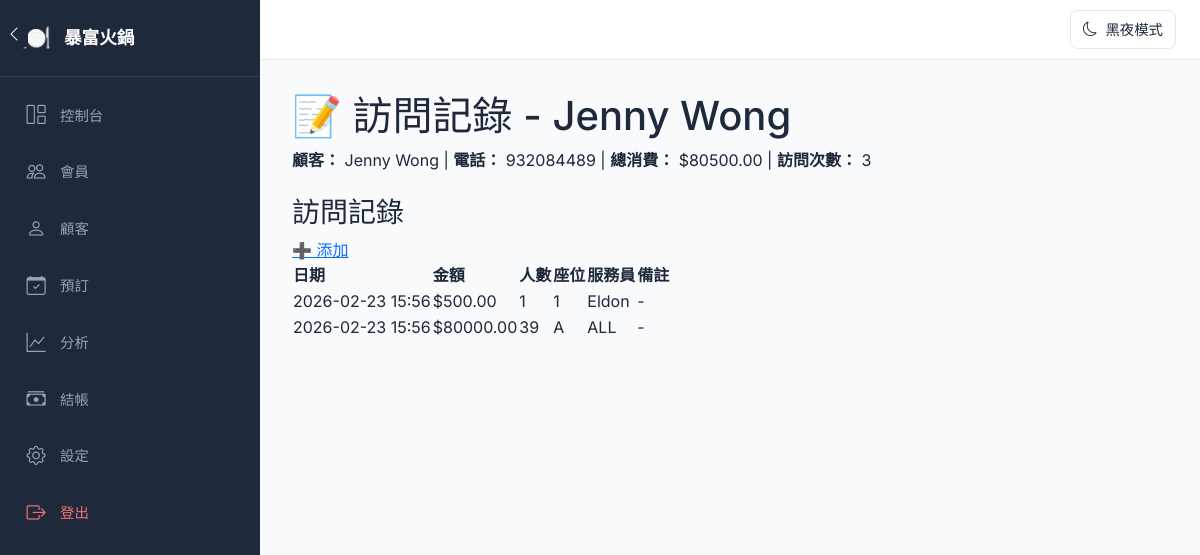
Screenshot of /customers/3/visits (signed in) with the database file from the repository.
### app.py (models this page shows)
class Settings(Base):
    __tablename__ = 'settings'
    id = Column(Integer, primary_key=True)
    restaurant_name = Column(String(100), default='我的餐廳')
    dark_mode = Column(Integer, default=0)  # 0 = light, 1 = dark

class Customer(Base):
    __tablename__ = 'customers'
    id = Column(Integer, primary_key=True)
    name = Column(String(100), nullable=False)
    phone = Column(String(20), unique=True, nullable=False)
    email = Column(String(100))
    birthday = Column(DateTime)
    tags = Column(String(500))  # 標籤，用逗號分隔
    address = Column(String(200))
    avg_spend = Column(Float, default=0.0)
    preferences = Column(Text)  # e.g. "愛辣、不吃蔥"
    allergies = Column(Text)  # 過敏食物
    notes = Column(Text)  # 額外備註
    visits = Column(Integer, default=0)
    total_spent = Column(Float, default=0)  # 總消費
    points = Column(Integer, default=0)  # 積分 (已停用)
    created_at = Column(DateTime, default=datetime.utcnow)
    updated_at = Column(DateTime, default=datetime.utcnow, onupdate=datetime.utcnow)

class VisitRecord(Base):
    __tablename__ = 'visit_records'
    id = Column(Integer, primary_key=True)
    customer_id = Column(Integer, ForeignKey('customers.id'), nullable=False)
    visit_date = Column(DateTime, default=datetime.utcnow)
    amount = Column(Float, default=0)
    table_number = Column(String(20))
    server = Column(String(100))
    party_size = Column(Integer, default=1)
    note = Column(Text)
    created_at = Column(DateTime, default=datetime.utcnow)

### app.py (the view)
@app.route('/customers/<int:customer_id>/visits')
@login_required
def customer_visits(customer_id):
    db = get_db_session()
    customer = db.query(Customer).get(customer_id)
    visits = db.query(VisitRecord).filter_by(customer_id=customer_id).order_by(VisitRecord.visit_date.desc()).all()
    db.close()
    return render_template('customer_visits.html', customer=customer, visits=visits)

### app.py (called while the page is built)
@app.after_request
def add_header(response):
    response.headers['Cache-Control'] = 'no-cache, no-store, must-revalidate'
    response.headers['Pragma'] = 'no-cache'
    response.headers['Expires'] = '0'
    return response

@app.context_processor
def inject_dark_mode():
    db = get_db_session()
    settings_obj = db.query(Settings).first()
    dark_mode = settings_obj.dark_mode if settings_obj else 0
    restaurant_name = settings_obj.restaurant_name if settings_obj else '我的餐廳'
    db.close()
    return dict(dark_mode=dark_mode, restaurant_name=restaurant_name)

def get_db_session():
    return Session()

def login_required(f):
    @wraps(f)
    def decorated_function(*args, **kwargs):
        if 'employee_id' not in session:
            return redirect(url_for('login'))
        return f(*args, **kwargs)
    return decorated_function

### templates/customer_visits.html (shortened to what this page needs)
{% extends "base.html" %}
{% block content %}
    <div class="cp-header">
        <h1 class="cp-title">📝 訪問記錄 - {{ customer.name }}</h1>
    </div>
    <div class="cp-card mb-4">
        <strong>顧客：</strong> {{ customer.name }} |
        <strong>電話：</strong> {{ customer.phone }} |
        <strong>總消費：</strong> ${{ "%.2f"|format(customer.total_spent) }} |
        <strong>訪問次數：</strong> {{ customer.visits }}
    </div>
    <div class="cp-card">
        <div class="cp-card-header">
            <h3 class="cp-card-title">訪問記錄</h3>
            <a href="{{ url_for('add_visit_record', customer_id=customer.id) }}" class="cp-btn cp-btn-primary">➕ 添加</a>
        </div>
        <table class="cp-table">
            <thead>
                <tr><th>日期</th><th>金額</th><th>人數</th><th>座位</th><th>服務員</th><th>備註</th></tr>
            </thead>
            <tbody>
                {% for visit in visits %}
                <tr>
                    <td>{{ visit.visit_date.strftime('%Y-%m-%d %H:%M') }}</td>
                    <td>${{ "%.2f"|format(visit.amount) }}</td>
                    <td>{{ visit.party_size }}</td>
                    <td>{{ visit.table_number or '-' }}</td>
                    <td>{{ visit.server or '-' }}</td>
                    <td>{{ visit.note or '-' }}</td>
                </tr>
                {% else %}
                <tr><td colspan="6" style="text-align: center;">暫無記錄</td></tr>
                {% endfor %}
            </tbody>
        </table>
    </div>
{% endblock %}

### templates/base.html (shortened to what this page needs)
<!DOCTYPE html>
<html lang="zh-HK">
<head>
    <link href="https://cdn.jsdelivr.net/npm/bootstrap@5.3.3/dist/css/bootstrap.min.css" rel="stylesheet">
    <link rel="stylesheet" href="https://cdn.jsdelivr.net/npm/bootstrap-icons@1.11.0/font/bootstrap-icons.css">
</head>
<body>
    <nav id="sidebar">
        <div class="sidebar-brand">
            <span class="sidebar-brand-icon">🍽️</span>
            <span class="sidebar-brand-text">{{ restaurant_name|default('暴富火鍋') }}</span>
        </div>
        <ul class="sidebar-menu">
            <li class="sidebar-menu-item">
                <a href="{{ url_for('dashboard') }}" class="sidebar-menu-link {% if request.endpoint == 'dashboard' %}active{% endif %}">
                    <i class="bi bi-grid-1x2"></i><span>控制台</span>
                </a>
            </li>
            <li class="sidebar-menu-item">
                <a href="{{ url_for('members') }}" class="sidebar-menu-link {% if request.endpoint in ['members', 'add_member', 'edit_member', 'topup_member'] %}active{% endif %}">
                    <i class="bi bi-people"></i><span>會員</span>
                </a>
            </li>
            <li class="sidebar-menu-item">
                <a href="{{ url_for('customers') }}" class="sidebar-menu-link {% if request.endpoint in ['customers', 'add_customer', 'edit_customer'] %}active{% endif %}">
                    <i class="bi bi-person"></i><span>顧客</span>
                </a>
            </li>
            <li class="sidebar-menu-item">
                <a href="{{ url_for('reservations') }}" class="sidebar-menu-link {% if request.endpoint in ['reservations', 'add_reservation'] %}active{% endif %}">
                    <i class="bi bi-calendar-check"></i><span>預訂</span>
                </a>
            </li>
            <li class="sidebar-menu-item">
                <a href="{{ url_for('analytics') }}" class="sidebar-menu-link {% if request.endpoint == 'analytics' %}active{% endif %}">
                    <i class="bi bi-graph-up"></i><span>分析</span>
                </a>
            </li>
            <li class="sidebar-menu-item">
                <a href="{{ url_for('checkout') }}" class="sidebar-menu-link {% if request.endpoint in ['checkout', 'checkout_result'] %}active{% endif %}">
                    <i class="bi bi-cash-stack"></i><span>結帳</span>
                </a>
            </li>
            <li class="sidebar-menu-item">
                <a href="{{ url_for('settings') }}" class="sidebar-menu-link {% if request.endpoint == 'settings' %}active{% endif %}">
                    <i class="bi bi-gear"></i><span>設定</span>
                </a>
            </li>
            <li class="sidebar-menu-item" style="margin-top: auto;">
                <a href="{{ url_for('logout') }}" class="sidebar-menu-link" style="color: #f87171;">
                    <i class="bi bi-box-arrow-right"></i><span>登出</span>
                </a>
            </li>
        </ul>
    </nav>
    <button id="sidebarToggle" onclick="toggleSidebar()">
        <i class="bi bi-chevron-left"></i>
    </button>
    <div class="top-bar">
        <button class="theme-toggle" onclick="toggleTheme()">
            <i class="bi bi-moon" id="themeIcon"></i>
            <span id="themeText">黑夜模式</span>
        </button>
    </div>
    <main id="mainContent">
        {% block content %}{% endblock %}
    </main>
</body>
</html>

### templates/base.html (style rules this page uses)
* { box-sizing: border-box; }
:root { --sidebar-width: 260px; --sidebar-collapsed: 72px; --sidebar-bg: #1e293b; --sidebar-hover: #334155; --sidebar-active: #3b82f6; --bg-color: #f8fafc; --card-bg: #ffffff; --text-color: #1e293b; --border-color: #e2e8f0; }
body { font-family: 'Inter', -apple-system, sans-serif; margin: 0; background: var(--bg-color); color: var(--text-color); transition: background 0.3s, color 0.3s; }
#sidebar { position: fixed; top: 0; left: 0; width: var(--sidebar-width); height: 100vh; background: var(--sidebar-bg); z-index: 1000; overflow: hidden; display: flex; flex-direction: column; transition: width 0.3s ease; }
.sidebar-brand { padding: 20px; border-bottom: 1px solid #334155; display: flex; align-items: center; gap: 12px; color: #fff; font-size: 1.1rem; font-weight: 600; white-space: nowrap; }
.sidebar-brand-icon { font-size: 1.5rem; min-width: 32px; text-align: center; }
.sidebar-menu { list-style: none; padding: 12px; margin: 0; flex: 1; }
.sidebar-menu-item { margin-bottom: 4px; }
.sidebar-menu-link { display: flex; align-items: center; gap: 12px; padding: 12px; color: #94a3b8; text-decoration: none; border-radius: 8px; font-weight: 500; font-size: 0.9rem; white-space: nowrap; transition: all 0.2s; }
.sidebar-menu-link i { font-size: 1.2rem; min-width: 24px; text-align: center; }
#sidebarToggle { position: fixed; top: 20px; width: 28px; height: 28px; background: var(--sidebar-bg); border: none; border-radius: 6px; color: #fff; cursor: pointer; z-index: 1001; transition: left 0.3s ease, transform 0.3s ease; display: flex; align-items: center; justify-content: center; }
.top-bar { position: fixed; top: 0; left: var(--sidebar-width); right: 0; height: 60px; background: var(--card-bg); border-bottom: 1px solid var(--border-color); display: flex; align-items: center; justify-content: flex-end; padding: 0 24px; z-index: 999; transition: left 0.3s ease; }
.theme-toggle { background: none; border: 1px solid var(--border-color); border-radius: 8px; padding: 8px 12px; cursor: pointer; color: var(--text-color); display: flex; align-items: center; gap: 8px; font-size: 0.9rem; transition: all 0.2s; }
#mainContent { margin-left: var(--sidebar-width); margin-top: 60px; padding: 32px; min-height: calc(100vh - 60px); transition: margin-left 0.3s ease; }

### rows the page displays
Settings: restaurant_name "暴富火鍋"
Customer: name "Jenny Wong", phone "932084489", total_spent "80500.00", visits "3"
VisitRecord: visit_date "2026-02-23 15:56", amount "500.00", party_size "1", table_number "1", server "Eldon", note "-"
VisitRecord: visit_date "2026-02-23 15:56", amount "80000.00", party_size "39", table_number "A", server "ALL", note "-"
